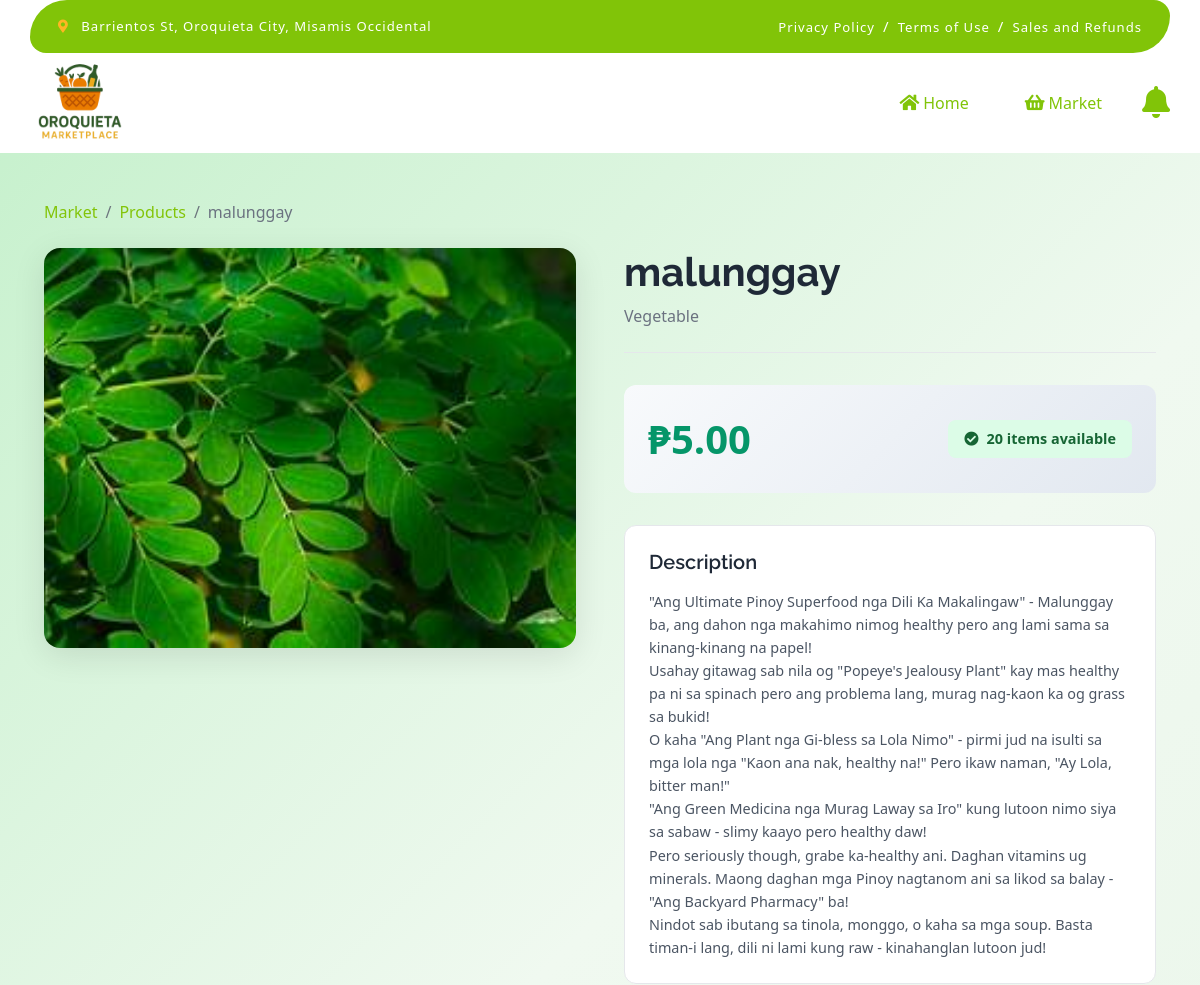
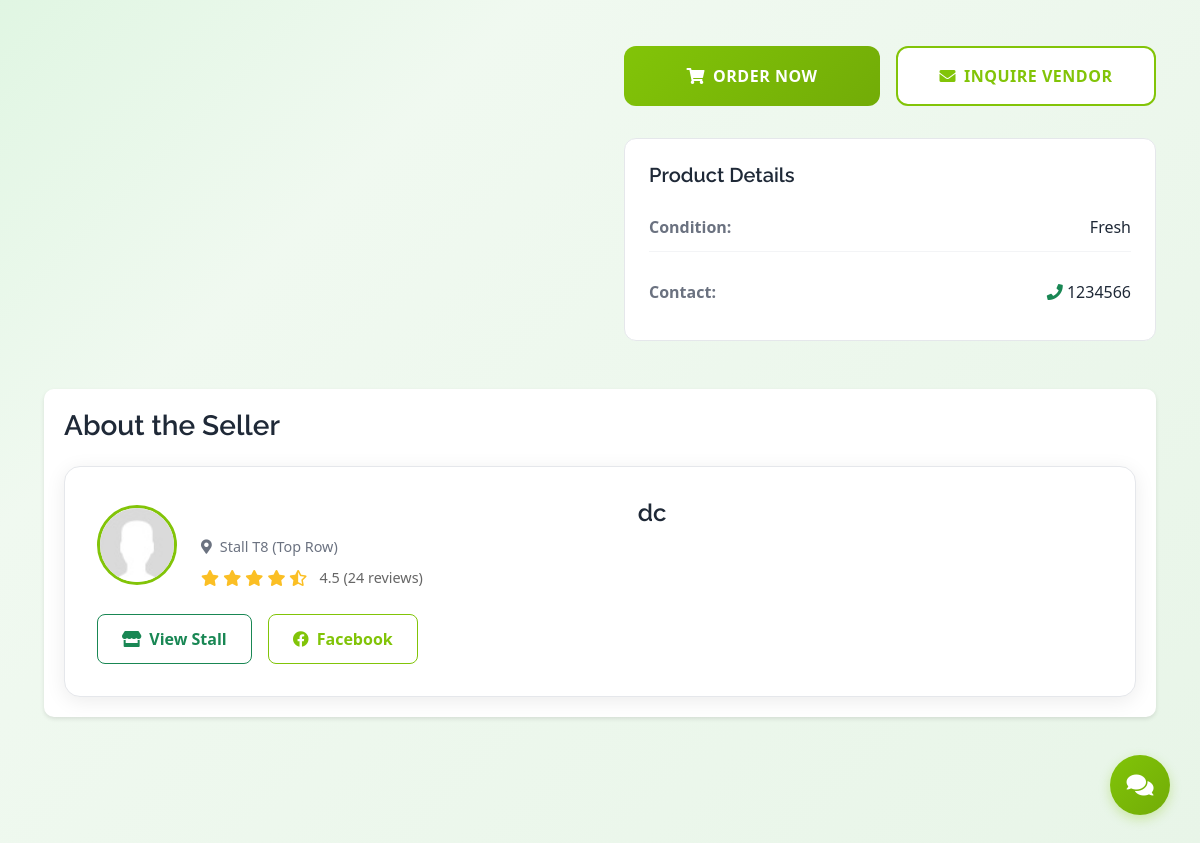
The page /customer/view_product.php?id=9 on the database its author committed (2 pictures, top to bottom).
### tables this page shows
CREATE TABLE `products` (
  `id` int(11) NOT NULL,
  `seller_id` int(11) NOT NULL,
  `category_id` int(11) DEFAULT NULL,
  `name` varchar(255) NOT NULL,
  `description` text DEFAULT NULL,
  `price` decimal(10,2) NOT NULL,
  `stock_quantity` int(11) NOT NULL DEFAULT 0,
  `weight` decimal(10,2) DEFAULT NULL,
  `is_featured` tinyint(1) DEFAULT 0,
  `is_active` tinyint(1) DEFAULT 1,
  `created_at` timestamp NOT NULL DEFAULT current_timestamp(),
  `updated_at` timestamp NOT NULL DEFAULT current_timestamp() ON UPDATE current_timestamp()
);

CREATE TABLE `product_images` (
  `id` int(11) NOT NULL,
  `product_id` int(11) NOT NULL,
  `image_path` varchar(255) NOT NULL,
  `is_primary` tinyint(1) DEFAULT 0,
  `display_order` int(11) DEFAULT 0,
  `created_at` timestamp NOT NULL DEFAULT current_timestamp()
);

CREATE TABLE `categories` (
  `id` int(11) NOT NULL,
  `name` varchar(100) NOT NULL,
  `icon` varchar(10) DEFAULT NULL COMMENT 'Emoji or icon character',
  `description` text DEFAULT NULL,
  `parent_id` int(11) DEFAULT NULL,
  `image` varchar(255) DEFAULT NULL,
  `is_active` tinyint(1) DEFAULT 1,
  `created_at` timestamp NOT NULL DEFAULT current_timestamp(),
  `updated_at` timestamp NOT NULL DEFAULT current_timestamp() ON UPDATE current_timestamp()
);

CREATE TABLE `seller_applications` (
  `id` int(11) NOT NULL,
  `seller_id` int(11) NOT NULL,
  `business_name` varchar(255) NOT NULL,
  `business_phone` varchar(20) NOT NULL,
  `tax_id` varchar(50) DEFAULT NULL,
  `documents_submitted` text DEFAULT NULL,
  `selected_stall` varchar(10) DEFAULT NULL,
  `status` enum('pending','approved','rejected') DEFAULT 'pending',
  `admin_notes` text DEFAULT NULL,
  `created_at` timestamp NOT NULL DEFAULT current_timestamp(),
  `updated_at` timestamp NOT NULL DEFAULT current_timestamp() ON UPDATE current_timestamp()
);

CREATE TABLE `stalls` (
  `id` int(11) NOT NULL,
  `stall_number` varchar(20) NOT NULL,
  `floor_number` int(11) NOT NULL,
  `section` varchar(50) NOT NULL,
  `size` decimal(10,2) NOT NULL,
  `monthly_rent` decimal(10,2) NOT NULL,
  `status` enum('available','occupied','maintenance','reserved') DEFAULT 'available',
  `current_seller_id` int(11) DEFAULT NULL,
  `description` text DEFAULT NULL,
  `amenities` text DEFAULT NULL,
  `created_at` timestamp NOT NULL DEFAULT current_timestamp(),
  `updated_at` timestamp NOT NULL DEFAULT current_timestamp() ON UPDATE current_timestamp()
);

### customer/view_product.php (the view, shortened to what this page needs)
<?php
require_once 'header.php';
require_once '../includes/db_connect.php';
$product_id = isset($_GET['id']) ? (int) $_GET['id'] : 0;
try {
    $stmt = $pdo->prepare("
        SELECT
            p.*,
            s.id as seller_id,
            s.first_name,
            s.last_name,
            s.username as seller_username,
            s.profile_image,
            s.facebook_url,
            c.name as category_name,
            c.icon as category_icon,
            sa.business_name,
            sa.business_phone,
            st.stall_number,
            st.section as stall_section,
            pi.image_path as primary_image
        FROM products p
        LEFT JOIN sellers s ON p.seller_id = s.id
        LEFT JOIN categories c ON p.category_id = c.id
        LEFT JOIN seller_applications sa ON s.id = sa.seller_id AND sa.status = 'approved'
        LEFT JOIN stalls st ON st.current_seller_id = s.id AND st.status = 'occupied'
        LEFT JOIN product_images pi ON p.id = pi.product_id AND pi.is_primary = 1
        WHERE p.id = ? AND p.is_active = 1 AND s.status = 'approved'
    ");
    $stmt->execute([$product_id]);
    $product = $stmt->fetch(PDO::FETCH_ASSOC);
} catch (PDOException $e) {
    error_log("Database error: " . $e->getMessage());
    header('Location: index.php');
    exit();
}
function formatPrice($price)
{
    return '₱' . number_format($price, 2);
}
function getSellerDisplayName($product)
{
    if (!empty($product['business_name'])) {
        return $product['business_name'];
    } elseif (!empty($product['first_name']) && !empty($product['last_name'])) {
        return $product['first_name'] . ' ' . $product['last_name'];
    } else {
        return $product['seller_username'];
    }
}
?>
<div class="main-content">
    <div class="container py-5">
        <nav aria-label="breadcrumb" class="mb-4">
            <ol class="breadcrumb">
                <li class="breadcrumb-item"><a href="index.php">Market</a></li>
                <li class="breadcrumb-item"><a href="index.php">Products</a></li>
                <li class="breadcrumb-item active" aria-current="page"><?php echo htmlspecialchars($product['name']); ?>
                </li>
            </ol>
        </nav>
        <div class="product-details-container">
            <div class="product-images-section">
                <div class="main-image-container">
                    <?php
                    $main_image = !empty($product['primary_image']) ? '../' . $product['primary_image'] : '../assets/img/fruite-item-1.jpg';
                    ?>
                    <img src="<?php echo htmlspecialchars($main_image); ?>"
                        alt="<?php echo htmlspecialchars($product['name']); ?>" id="main-product-image"
                        class="main-product-image">
                </div>
            </div>
            <div class="product-info-section">
                <div class="product-header">
                    <h1 class="product-title"><?php echo htmlspecialchars($product['name']); ?></h1>
                    <div class="product-category">
                        <span
                            class="category-name"><?php echo htmlspecialchars($product['category_name'] ?? 'Uncategorized'); ?></span>
                    </div>
                </div>
                <div class="product-price-section">
                    <div class="price-display">
                        <span class="price-amount"><?php echo formatPrice($product['price']); ?></span>
                    </div>
                    <div
                        class="stock-status <?php echo $product['stock_quantity'] > 0 ? 'in-stock' : 'out-of-stock'; ?>">
                        <i
                            class="fas <?php echo $product['stock_quantity'] > 0 ? 'fa-check-circle' : 'fa-times-circle'; ?>"></i>
                        <span>
                            <?php if ($product['stock_quantity'] > 0): ?>
                                    <?php echo $product['stock_quantity']; ?> items available
                            <?php else: ?>
                                    Out of stock
                            <?php endif; ?>
                        </span>
                    </div>
                </div>
                <?php if (!empty($product['description'])): ?>
                        <div class="product-description">
                            <h3>Description</h3>
                            <p><?php echo nl2br(htmlspecialchars($product['description'])); ?></p>
                        </div>
                <?php endif; ?>
                <div class="product-actions">
                    <?php if ($product['stock_quantity'] > 0): ?>
                            <button class="btn btn-primary order-btn" onclick="orderProduct(<?php echo $product['id']; ?>)">
                                <i class="fas fa-shopping-cart"></i>
                                <span>Order Now</span>
                            </button>
                            <button class="btn btn-outline-primary message-btn"
                                onclick="startChatWithSeller(<?php echo $product['seller_id']; ?>, <?php echo $product['id']; ?>)">
                                <i class="fas fa-envelope"></i>
                                <span>Inquire Vendor</span>
                            </button>
                    <?php endif; ?>
                </div>
                <div class="product-details">
                    <h3>Product Details</h3>
                    <div class="details-grid">
                        <div class="detail-item">
                            <span class="detail-label">Condition:</span>
                            <span class="detail-value">Fresh</span>
                        </div>
                        <div class="detail-item">
                            <span class="detail-label">Contact:</span>
                            <span class="detail-value">
                                <?php if (!empty($product['business_phone'])): ?>
                                        <i class="fas fa-phone text-success"></i>
                                        <?php echo htmlspecialchars($product['business_phone']); ?>
                                <?php else: ?>
                                        Available via message
                                <?php endif; ?>
                            </span>
                        </div>
                    </div>
                </div>
            </div>
        </div>
        <div class="store-section">
            <h2>About the Seller</h2>
            <div class="store-card">
                <div class="store-header">
                    <div class="store-avatar">
                        <?php
                        $profile_image = !empty($product['profile_image']) ? '../' . $product['profile_image'] : '../assets/img/avatar.jpg';
                        ?>
                        <img src="<?php echo htmlspecialchars($profile_image); ?>" alt="Store Avatar">
                    </div>
                    <div class="store-info">
                        <h3 class="store-name"><?php echo htmlspecialchars(getSellerDisplayName($product)); ?></h3>
                        <div class="store-location">
                            <?php if (!empty($product['stall_number'])): ?>
                                    <i class="fas fa-map-marker-alt"></i>
                                    <span>Stall <?php echo htmlspecialchars($product['stall_number']); ?>
                                        (<?php echo htmlspecialchars($product['stall_section']); ?>)</span>
                            <?php else: ?>
                                    <i class="fas fa-store"></i>
                                    <span>Marketplace Vendor</span>
                            <?php endif; ?>
                        </div>
                        <div class="store-rating">
                            <div class="stars">
                                <i class="fas fa-star"></i>
                                <i class="fas fa-star"></i>
                                <i class="fas fa-star"></i>
                                <i class="fas fa-star"></i>
                                <i class="fas fa-star-half-alt"></i>
                            </div>
                            <span class="rating-text">4.5 (24 reviews)</span>
                        </div>
                    </div>
                </div>
                <div class="store-actions">
                    <?php if (!empty($product['stall_number'])): ?>
                            <a href="stall_view.php?stall=<?php echo urlencode($product['stall_number']); ?>"
                                class="btn btn-outline-success">
                                <i class="fas fa-store"></i>
                                View Stall
                            </a>
                    <?php endif; ?>
                    <?php if (!empty($product['facebook_url'])): ?>
                            <a href="<?php echo htmlspecialchars($product['facebook_url']); ?>" target="_blank"
                                class="btn btn-outline-primary">
                                <i class="fab fa-facebook"></i>
                                Facebook
                            </a>
                    <?php endif; ?>
                </div>
            </div>
        </div>
    </div>
</div>
<link rel="stylesheet" href="css/chat.css">
</body>
</html>

### customer/css/view_product.css (style rules this page uses)
.store-section { background: #fff; padding: 20px; border-radius: 10px; box-shadow: 0 2px 4px rgba(0, 0, 0, 0.1); }
.store-card { text-align: center; }
.store-name { font-size: 1.5rem; color: #333; margin-bottom: 10px; }
.store-rating { color: #ffc107; }
.store-rating span { color: #666; margin-left: 5px; }
.product-description { color: #666; line-height: 1.6; }

### customer/css/view_stall.css (style rules this page uses)
.product-description { color: #666; font-size: 0.9rem; margin-bottom: 15px; line-height: 1.4; }

### assets/css/style.css (style rules this page uses)
.btn { font-weight: 600; transition: .5s; }

### customer/css/index.css (style rules this page uses)
* { margin: 0; padding: 0; box-sizing: border-box; }
body { font-family: 'Segoe UI', Tahoma, Geneva, Verdana, sans-serif; background: linear-gradient(135deg, #c3f0ca 0%, #f0f9f0 50%, #e8f5e8 100%); background-attachment: fixed; display: flex; min-height: 100vh; color: #333; padding-top: 120px; }
.main-content { flex: 1; padding: 2rem; overflow-x: hidden; margin-top: 0; }

### rows shown on the page
products: name "malunggay", product_images.image_path (picture), category.name "Vegetable", price "₱5.00", stock_quantity "20", description "\"Ang Ultimate Pinoy Superfood nga Dili Ka Makalingaw\" - Malunggay ba, ang dahon nga makahimo nimog healthy pero ang lami sama sa kinang-kinang na papel! Usahay gitawag sab nila og \"Popeye's Jealousy Plant\" kay mas healthy pa ni sa spinach pero ang problema lang, murag nag-kaon ka og grass sa bukid! O kaha \"Ang Plant nga Gi-bless sa Lola Nimo\" - pirmi jud na isulti sa mga lola nga \"Kaon ana nak, healthy na!\" Pero ikaw naman, \"Ay Lola, bitter man!\" \"Ang Green Medicina nga Murag Laway sa Iro\" kung lutoon nimo siya sa sabaw - slimy kaayo pero healthy daw! Pero seriously though, grabe ka-healthy ani. Daghan vitamins ug minerals. Maong daghan mga Pinoy nagtanom ani sa likod sa balay - \"Ang…", seller_applications.business_phone "1234566", seller_applications.business_name "dc", stalls.stall_number "T8", stalls.section "Top Row"
